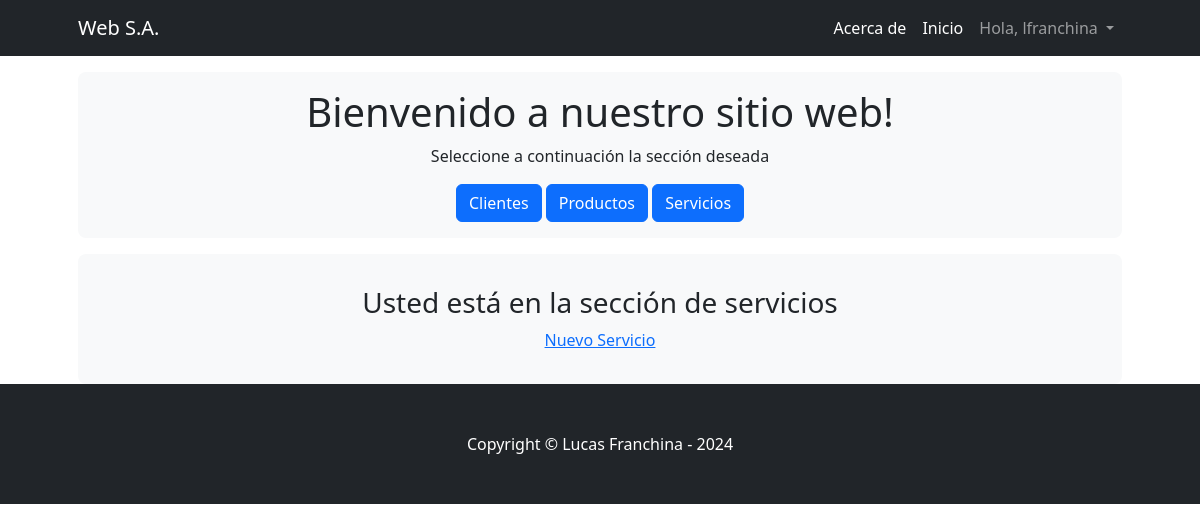
Page /Appventas/servicios/ (signed in) on the earlier database version.
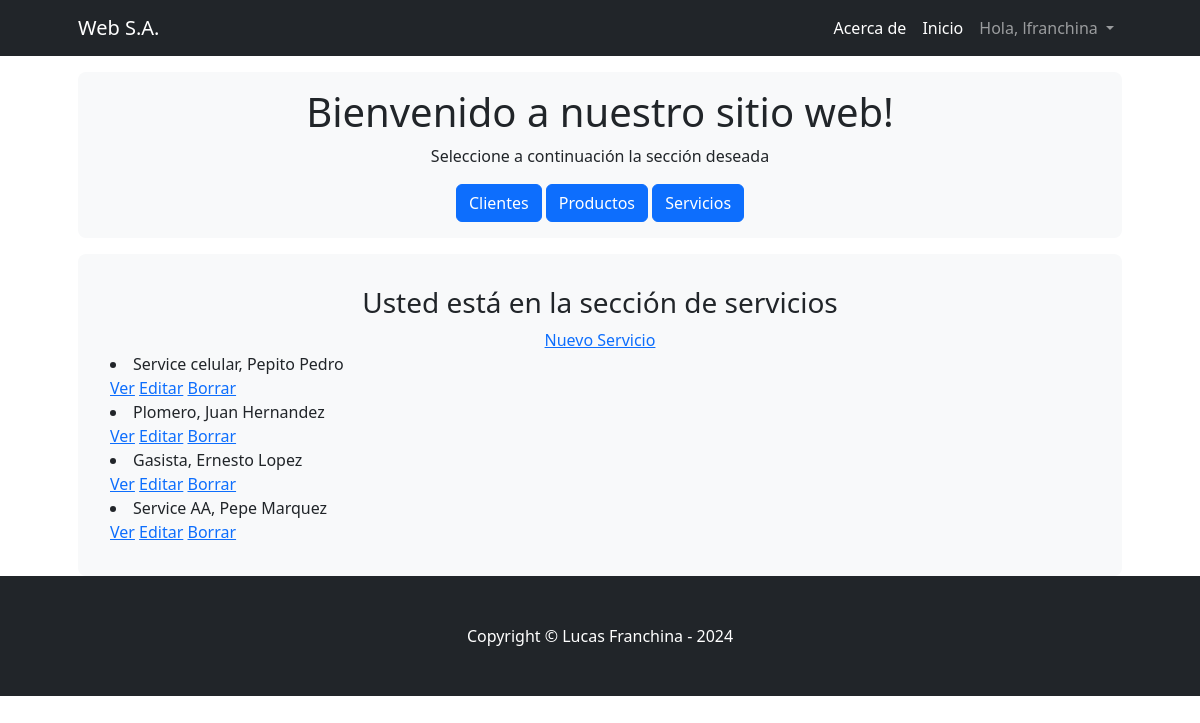
Same page on the later database version.
### Appventas/models.py (models this page shows, shortened)
class Servicios(models.Model):
    servicio = models.CharField(max_length=30)
    precio = models.IntegerField()
    proveedor = models.CharField(max_length=30)
    class Meta:
        verbose_name = "Servicio"
        verbose_name_plural = "Servicios"

### Appventas/views.py (the view)
# urls.py: path('servicios/', views.servicioslistview.as_view(), name='listaservicios'),
class servicioslistview(LoginRequiredMixin, ListView):
    model = Servicios
    template_name = 'appventas/servicios.html'

### Appventas/templates/appventas/servicios.html (shortened to what this page needs)
<!DOCTYPE html>
<html lang="en">
<head>
</head>
<body>
    {% extends "appventas/padre.html" %}
    {% load static %}
    {% block contenidoQueCambia %}
    <div class="container px-lg-5">
        <div class="p-2 p-lg-3 bg-light rounded-3 text-center">
            <div class="m-2 m-lg-3">
                <h3>Usted está en la sección de servicios</h3>
                <a href="{% url 'nuevoservicio' %}">Nuevo Servicio</a>
                <div style="text-align: left;">
                {% for servicio in servicios_list %}
                <li>{{servicio.servicio}}, {{servicio.proveedor}}</li>
                <a href="{% url 'serviciosdetalle' servicio.pk %}">Ver</a> <a href="{% url 'servicioseditar' servicio.pk %}">Editar</a> <a href="{% url 'serviciosborrar' servicio.pk %}">Borrar</a>
                {% endfor %}
            </div>
            </div>
        </div>
    </div>
    {% endblock %}

Differences in the rows shown:
added Servicios: servicio "Service celular", proveedor "Pepito Pedro"
added Servicios: servicio "Plomero", proveedor "Juan Hernandez"
added Servicios: servicio "Gasista", proveedor "Ernesto Lopez"
added Servicios: servicio "Service AA", proveedor "Pepe Marquez"
